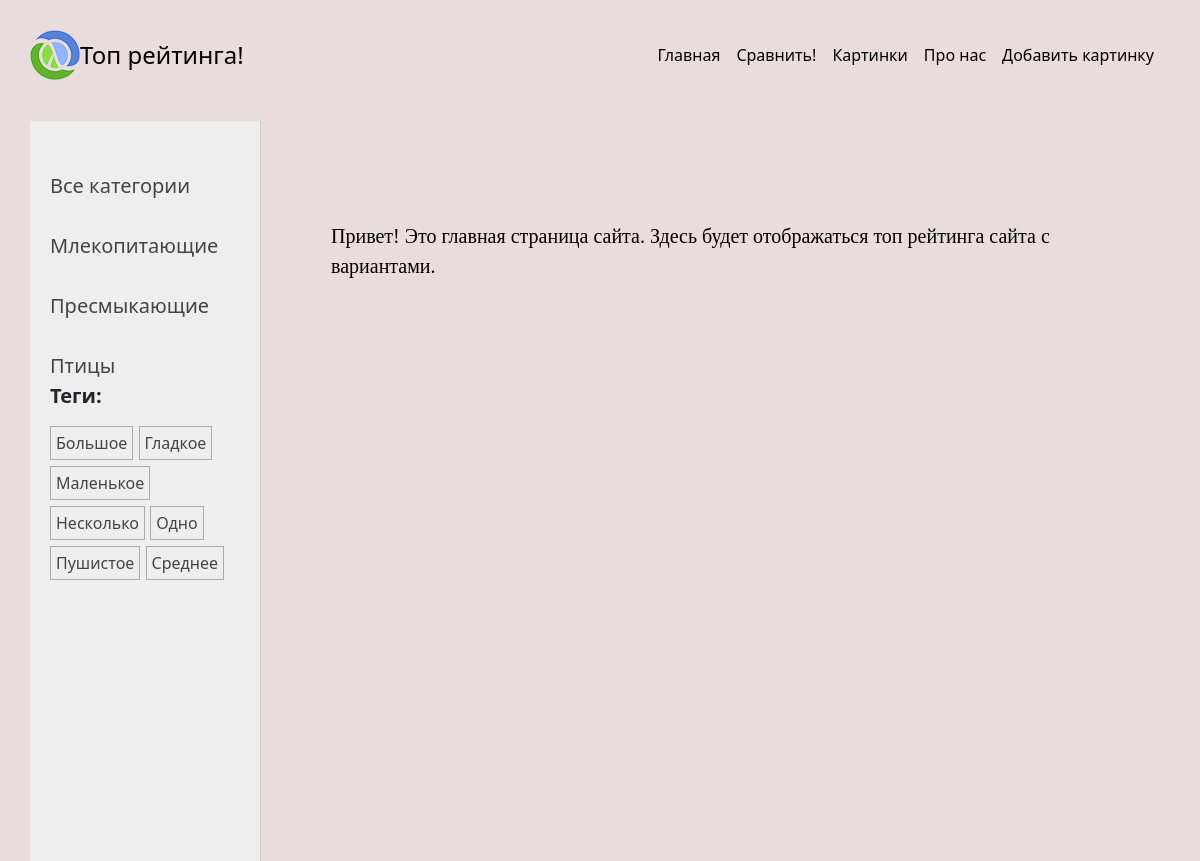
The page / on the database its author committed.
### myFirstProject/models.py (models this page shows, shortened)
class Category(models.Model):
    name = models.CharField(max_length=100, db_index=True, verbose_name="Категория")
    slug = models.SlugField(max_length=255, unique=True, db_index=True)
    class Meta:
        verbose_name = "Категория"
        verbose_name_plural = "Категории"
    def get_absolute_url(self):
        return reverse('category', kwargs={'cat_slug': self.slug})

class TagPost(models.Model):
    tag = models.CharField(max_length=100, db_index=True)
    slug = models.SlugField(max_length=255, unique=True, db_index=True)
    def get_absolute_url(self):
        return reverse('tag', kwargs={'tag_slug': self.slug})

### myFirstProject/views.py (the view)
# urls.py: path('', views.index, name='home'),
def index(request):
    data = {
        'content': 'Топ рейтинга!',
        'title': 'главная страница',
        'dict': {'key_1': 'Главная', 'key_2': 'Сравнить!', 'key_3': 'Картинки', 'key_4': 'Про нас', 'key_5': 'Добавить картинку'}
    }
    return render(request, 'myFirstProject/index.html', data)

### myFirstProject/templatetags/photo_tags.py (called while the page is built)
@register.inclusion_tag('myFirstProject/list_categories.html')
def show_categories(cat_selected=0):
    cats = Category.objects.annotate(total=Count("posts")).filter(total__gt=0)
    return {'cats': cats, 'cat_selected': cat_selected}

@register.inclusion_tag('myFirstProject/list_tags.html')
def show_all_tags():
    return {'tags': TagPost.objects.annotate(total=Count("tags")).filter(total__gt=0)}

### myFirstProject/templates/myFirstProject/index.html
{% extends 'base.html' %}
{% block content %}
Привет! Это главная страница сайта. Здесь будет отображаться топ рейтинга сайта с {{x}} вариантами.
{% endblock %}

### myFirstProject/templates/myFirstProject/list_categories.html
{% for cat in cats %}
{% if cat.id == cat_selected %}
<li class="selected"> {{cat.name}}</li>
{% else %}
<li><a href="{{ cat.get_absolute_url }}">{{cat.name}}</a></li>
{% endif %}
{% endfor %}

### myFirstProject/templates/myFirstProject/list_tags.html
{% if tags %}
    <p><b>Теги:</b></p>
    <ul class="tags-list">
        {% for t in tags %}
        <li><a href="{{t.get_absolute_url}}">{{t.tag}}</a></li>
        {% endfor %}
    </ul>
{% endif %}

### myFirstProject/static/myFirstProject/css/styles.css (style rules this page uses)
html, body { font-family: 'Arial'; margin: 0; padding: 0; height: 100%; width: 100%; color: #444; }
a { color: #0059b2; text-decoration: none; }
.left-chapters ul { width: 230px; margin: 0; padding: 20px 10px 10px 20px; list-style: none; font-size: 20px; }
.left-chapters ul li { margin: 30px 0 0 0; color: #999; }
.left-chapters ul li a { color: #444; text-decoration: none; }
ul.tags-list { width: 100%; margin: 0; padding: 0; list-style: none; }
ul.tags-list li { margin: 0; padding: 0 0 10px; display: inline-block; }
ul.tags-list li a { padding: 5px; font-size: 16px; border: 1px solid #aaa; }

### myFirstProject/static/myFirstProject/css/base.css (style rules this page uses)
body { padding: 2.5%; height: 100vh; font-weight: bold; }

### myFirstProject/templates/base.html (style rules this page uses)
body { background-color: #e8dcdc; }

### rows shown on the page
Category: name "Млекопитающие"
Category: name "Пресмыкающие"
Category: name "Птицы"
TagPost: tag "Большое"
TagPost: tag "Гладкое"
TagPost: tag "Маленькое"
TagPost: tag "Несколько"
TagPost: tag "Одно"
TagPost: tag "Пушистое"
TagPost: tag "Среднее"

### other values the page prints
{{ content }} "Топ рейтинга!"
{{ dict.key_1 }} "Главная"
{{ dict.key_2 }} "Сравнить!"
{{ dict.key_3 }} "Картинки"
{{ dict.key_4 }} "Про нас"
{{ dict.key_5 }} "Добавить картинку"
